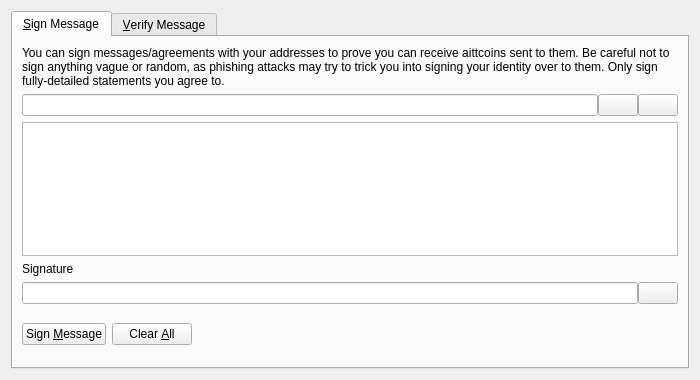
<?xml version="1.0" encoding="UTF-8"?>
<ui version="4.0">
 <class>SignVerifyMessageDialog</class>
 <widget class="QDialog" name="SignVerifyMessageDialog">
  <property name="geometry">
   <rect>
    <x>0</x>
    <y>0</y>
    <width>700</width>
    <height>380</height>
   </rect>
  </property>
  <property name="windowTitle">
   <string>Signatures - Sign / Verify a Message</string>
  </property>
  <property name="modal">
   <bool>true</bool>
  </property>
  <layout class="QVBoxLayout" name="verticalLayout">
   <item>
    <widget class="QTabWidget" name="tabWidget">
     <property name="currentIndex">
      <number>0</number>
     </property>
     <widget class="QWidget" name="tabSignMessage">
      <attribute name="title">
       <string>&amp;Sign Message</string>
      </attribute>
      <layout class="QVBoxLayout" name="verticalLayout_SM">
       <item>
        <widget class="QLabel" name="infoLabel_SM">
         <property name="text">
          <string>You can sign messages/agreements with your addresses to prove you can receive aittcoins sent to them. Be careful not to sign anything vague or random, as phishing attacks may try to trick you into signing your identity over to them. Only sign fully-detailed statements you agree to.</string>
         </property>
         <property name="textFormat">
          <enum>Qt::PlainText</enum>
         </property>
         <property name="wordWrap">
          <bool>true</bool>
         </property>
        </widget>
       </item>
       <item>
        <layout class="QHBoxLayout" name="horizontalLayout_1_SM">
         <property name="spacing">
          <number>0</number>
         </property>
         <item>
          <widget class="QValidatedLineEdit" name="addressIn_SM">
           <property name="toolTip">
            <string>The AITTCOIN address to sign the message with</string>
           </property>
          </widget>
         </item>
         <item>
          <widget class="QPushButton" name="addressBookButton_SM">
           <property name="toolTip">
            <string>Choose previously used address</string>
           </property>
           <property name="text">
            <string/>
           </property>
           <property name="icon">
            <iconset resource="../aittcoin.qrc">
             <normaloff>:/icons/address-book</normaloff>:/icons/address-book</iconset>
           </property>
           <property name="shortcut">
            <string>Alt+A</string>
           </property>
           <property name="autoDefault">
            <bool>false</bool>
           </property>
          </widget>
         </item>
         <item>
          <widget class="QPushButton" name="pasteButton_SM">
           <property name="toolTip">
            <string>Paste address from clipboard</string>
           </property>
           <property name="text">
            <string/>
           </property>
           <property name="icon">
            <iconset resource="../aittcoin.qrc">
             <normaloff>:/icons/editpaste</normaloff>:/icons/editpaste</iconset>
           </property>
           <property name="shortcut">
            <string>Alt+P</string>
           </property>
           <property name="autoDefault">
            <bool>false</bool>
           </property>
          </widget>
         </item>
        </layout>
       </item>
       <item>
        <widget class="QPlainTextEdit" name="messageIn_SM">
         <property name="toolTip">
          <string>Enter the message you want to sign here</string>
         </property>
        </widget>
       </item>
       <item>
        <widget class="QLabel" name="signatureLabel_SM">
         <property name="text">
          <string>Signature</string>
         </property>
         <property name="textFormat">
          <enum>Qt::PlainText</enum>
         </property>
        </widget>
       </item>
       <item>
        <layout class="QHBoxLayout" name="horizontalLayout_2_SM">
         <property name="spacing">
          <number>0</number>
         </property>
         <item>
          <widget class="QLineEdit" name="signatureOut_SM">
           <property name="font">
            <font>
             <italic>true</italic>
            </font>
           </property>
           <property name="readOnly">
            <bool>true</bool>
           </property>
          </widget>
         </item>
         <item>
          <widget class="QPushButton" name="copySignatureButton_SM">
           <property name="toolTip">
            <string>Copy the current signature to the system clipboard</string>
           </property>
           <property name="text">
            <string/>
           </property>
           <property name="icon">
            <iconset resource="../aittcoin.qrc">
             <normaloff>:/icons/editcopy</normaloff>:/icons/editcopy</iconset>
           </property>
           <property name="autoDefault">
            <bool>false</bool>
           </property>
          </widget>
         </item>
        </layout>
       </item>
       <item>
        <layout class="QHBoxLayout" name="horizontalLayout_3_SM">
         <item>
          <widget class="QPushButton" name="signMessageButton_SM">
           <property name="toolTip">
            <string>Sign the message to prove you own this AITTCOIN address</string>
           </property>
           <property name="text">
            <string>Sign &amp;Message</string>
           </property>
           <property name="icon">
            <iconset resource="../aittcoin.qrc">
             <normaloff>:/icons/edit</normaloff>:/icons/edit</iconset>
           </property>
           <property name="autoDefault">
            <bool>false</bool>
           </property>
          </widget>
         </item>
         <item>
          <widget class="QPushButton" name="clearButton_SM">
           <property name="toolTip">
            <string>Reset all sign message fields</string>
           </property>
           <property name="text">
            <string>Clear &amp;All</string>
           </property>
           <property name="icon">
            <iconset resource="../aittcoin.qrc">
             <normaloff>:/icons/remove</normaloff>:/icons/remove</iconset>
           </property>
           <property name="autoDefault">
            <bool>false</bool>
           </property>
          </widget>
         </item>
         <item>
          <spacer name="horizontalSpacer_1_SM">
           <property name="orientation">
            <enum>Qt::Horizontal</enum>
           </property>
           <property name="sizeHint" stdset="0">
            <size>
             <width>40</width>
             <height>48</height>
            </size>
           </property>
          </spacer>
         </item>
         <item>
          <widget class="QLabel" name="statusLabel_SM">
           <property name="font">
            <font>
             <weight>75</weight>
             <bold>true</bold>
            </font>
           </property>
           <property name="text">
            <string/>
           </property>
           <property name="wordWrap">
            <bool>true</bool>
           </property>
          </widget>
         </item>
         <item>
          <spacer name="horizontalSpacer_2_SM">
           <property name="orientation">
            <enum>Qt::Horizontal</enum>
           </property>
           <property name="sizeHint" stdset="0">
            <size>
             <width>40</width>
             <height>48</height>
            </size>
           </property>
          </spacer>
         </item>
        </layout>
       </item>
      </layout>
     </widget>
     <widget class="QWidget" name="tabVerifyMessage">
      <attribute name="title">
       <string>&amp;Verify Message</string>
      </attribute>
      <layout class="QVBoxLayout" name="verticalLayout_VM">
       <item>
        <widget class="QLabel" name="infoLabel_VM">
         <property name="text">
          <string>Enter the receiver's address, message (ensure you copy line breaks, spaces, tabs, etc. exactly) and signature below to verify the message. Be careful not to read more into the signature than what is in the signed message itself, to avoid being tricked by a man-in-the-middle attack. Note that this only proves the signing party receives with the address, it cannot prove sendership of any transaction!</string>
         </property>
         <property name="textFormat">
          <enum>Qt::PlainText</enum>
         </property>
         <property name="alignment">
          <set>Qt::AlignLeading|Qt::AlignLeft|Qt::AlignTop</set>
         </property>
         <property name="wordWrap">
          <bool>true</bool>
         </property>
        </widget>
       </item>
       <item>
        <layout class="QHBoxLayout" name="horizontalLayout_1_VM">
         <property name="spacing">
          <number>0</number>
         </property>
         <item>
          <widget class="QValidatedLineEdit" name="addressIn_VM">
           <property name="toolTip">
            <string>The AITTCOIN address the message was signed with</string>
           </property>
          </widget>
         </item>
         <item>
          <widget class="QPushButton" name="addressBookButton_VM">
           <property name="toolTip">
            <string>Choose previously used address</string>
           </property>
           <property name="text">
            <string/>
           </property>
           <property name="icon">
            <iconset resource="../aittcoin.qrc">
             <normaloff>:/icons/address-book</normaloff>:/icons/address-book</iconset>
           </property>
           <property name="shortcut">
            <string>Alt+A</string>
           </property>
           <property name="autoDefault">
            <bool>false</bool>
           </property>
          </widget>
         </item>
        </layout>
       </item>
       <item>
        <widget class="QPlainTextEdit" name="messageIn_VM"/>
       </item>
       <item>
        <widget class="QValidatedLineEdit" name="signatureIn_VM"/>
       </item>
       <item>
        <layout class="QHBoxLayout" name="horizontalLayout_2_VM">
         <item>
          <widget class="QPushButton" name="verifyMessageButton_VM">
           <property name="toolTip">
            <string>Verify the message to ensure it was signed with the specified AITTCOIN address</string>
           </property>
           <property name="text">
            <string>Verify &amp;Message</string>
           </property>
           <property name="icon">
            <iconset resource="../aittcoin.qrc">
             <normaloff>:/icons/transaction_0</normaloff>:/icons/transaction_0</iconset>
           </property>
           <property name="autoDefault">
            <bool>false</bool>
           </property>
          </widget>
         </item>
         <item>
          <widget class="QPushButton" name="clearButton_VM">
           <property name="toolTip">
            <string>Reset all verify message fields</string>
           </property>
           <property name="text">
            <string>Clear &amp;All</string>
           </property>
           <property name="icon">
            <iconset resource="../aittcoin.qrc">
             <normaloff>:/icons/remove</normaloff>:/icons/remove</iconset>
           </property>
           <property name="autoDefault">
            <bool>false</bool>
           </property>
          </widget>
         </item>
         <item>
          <spacer name="horizontalSpacer_1_VM">
           <property name="orientation">
            <enum>Qt::Horizontal</enum>
           </property>
           <property name="sizeHint" stdset="0">
            <size>
             <width>40</width>
             <height>48</height>
            </size>
           </property>
          </spacer>
         </item>
         <item>
          <widget class="QLabel" name="statusLabel_VM">
           <property name="font">
            <font>
             <weight>75</weight>
             <bold>true</bold>
            </font>
           </property>
           <property name="text">
            <string/>
           </property>
           <property name="wordWrap">
            <bool>true</bool>
           </property>
          </widget>
         </item>
         <item>
          <spacer name="horizontalSpacer_2_VM">
           <property name="orientation">
            <enum>Qt::Horizontal</enum>
           </property>
           <property name="sizeHint" stdset="0">
            <size>
             <width>40</width>
             <height>48</height>
            </size>
           </property>
          </spacer>
         </item>
        </layout>
       </item>
      </layout>
     </widget>
    </widget>
   </item>
  </layout>
 </widget>
 <customwidgets>
  <customwidget>
   <class>QValidatedLineEdit</class>
   <extends>QLineEdit</extends>
   <header>qvalidatedlineedit.h</header>
  </customwidget>
 </customwidgets>
 <resources>
  <include location="../aittcoin.qrc"/>
 </resources>
 <connections/>
</ui>
